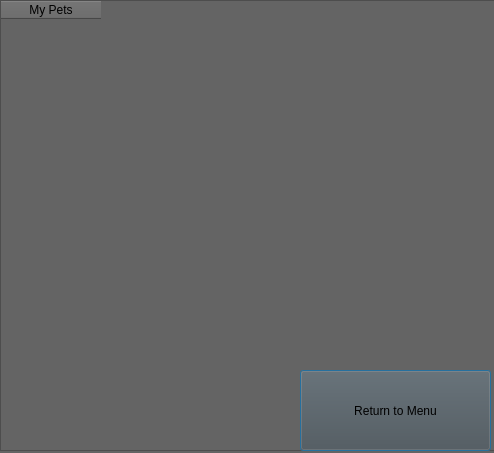
<?xml version="1.0" encoding="UTF-8"?>
<ui version="4.0">
 <class>Dialog</class>
 <widget class="QDialog" name="Dialog">
  <property name="geometry">
   <rect>
    <x>0</x>
    <y>0</y>
    <width>494</width>
    <height>453</height>
   </rect>
  </property>
  <property name="windowTitle">
   <string>Dialog</string>
  </property>
  <property name="styleSheet">
   <string notr="true">background-color: rgb(100, 100, 100);</string>
  </property>
  <widget class="QPushButton" name="gotomenubutton">
   <property name="geometry">
    <rect>
     <x>300</x>
     <y>370</y>
     <width>191</width>
     <height>81</height>
    </rect>
   </property>
   <property name="styleSheet">
    <string notr="true">background-color: rgb(80, 80, 80);
font: 12pt &quot;MS Shell Dlg 2&quot;;</string>
   </property>
   <property name="text">
    <string>Return to Menu</string>
   </property>
  </widget>
  <widget class="QTableWidget" name="PetlistWidget">
   <property name="geometry">
    <rect>
     <x>0</x>
     <y>0</y>
     <width>501</width>
     <height>451</height>
    </rect>
   </property>
   <column>
    <property name="text">
     <string>My Pets</string>
    </property>
   </column>
  </widget>
  <zorder>PetlistWidget</zorder>
  <zorder>gotomenubutton</zorder>
 </widget>
 <resources/>
 <connections/>
</ui>
